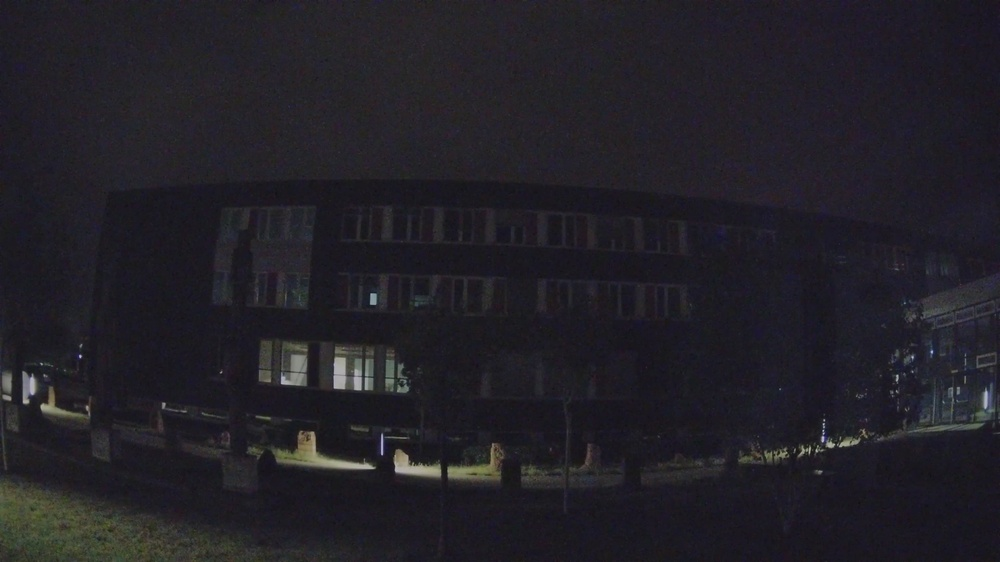
#> input picture preprocessing/original_images/image_dingcam02_2023-05-16_00-00-00.jpg, 1000 x 562 px, shrunk from 3840 x 2160 before the run; its folder holds 2 pictures in this run
$ python calibration.py   (older library calls are emulated)
#> lines starting #> are read from the running program, lines starting #| are printed output that depends on the picture
import os
import shutil
import cv2
import numpy as np

# source folder of original images
folder_path = 'original_images/'

# obtain image path of the original jpg from dingcam
image_paths = [os.path.join(folder_path, f) for f in os.listdir(folder_path) if f.endswith('.jpg')]

# clear previous calibration results
if os.path.exists("undistorted_images"):
    shutil.rmtree("undistorted_images")

# batch processing
for original_image_path in image_paths:
    basename = os.path.basename(original_image_path)
    img = cv2.imread(original_image_path)
#> img is the input picture: shape (562, 1000, 3); mean B, G, R 38.8, 32.3, 34.3

    # calibration parameters for dingcam02
    if "dingcam02" in basename:
        camera_matrix = np.array([[2.6187847790515211e+03, 0., 1.9247825281366602e+03],
                                  [0., 2.6190662010826636e+03, 1.1240250895276588e+03],
                                  [0., 0., 1.]])

        distortion_coefficients = np.array([-6.0551270198576423e-01, 4.0605814517988853e-01,
                                            -1.2875590324980141e-04, -3.0328317729940276e-04,
                                            -1.2530184280072734e-01])

    # calibration parameters for dingcam03
    if "dingcam03" in basename:
        camera_matrix = np.array([[2.7330367475619405e+03, 0., 1.8818942467729551e+03],
                                  [0., 2.7348774707016569e+03, 1.1274349017283473e+03],
                                  [0., 0., 1.]])

        distortion_coefficients = np.array([-6.2029341264444593e-01, 4.0042950999969296e-01,
                                            -9.8063629504388256e-04, -3.1248567772822359e-05,
                                            -1.1272460463581432e-01])

    original_filename, extension = os.path.splitext(os.path.basename(original_image_path))

    h, w = img.shape[:2]
#> h = 562; w = 1000
    image_size = (w, h)
#> image_size = (1000, 562)

    new_camera_matrix, roi = cv2.getOptimalNewCameraMatrix(camera_matrix, distortion_coefficients, image_size, 0, image_size)
#> roi = (0, 0, 999, 561)
    map1, map2 = cv2.initUndistortRectifyMap(camera_matrix, distortion_coefficients, None, new_camera_matrix, image_size, cv2.CV_32FC1)

    img = cv2.remap(img, map1, map2, cv2.INTER_LINEAR)
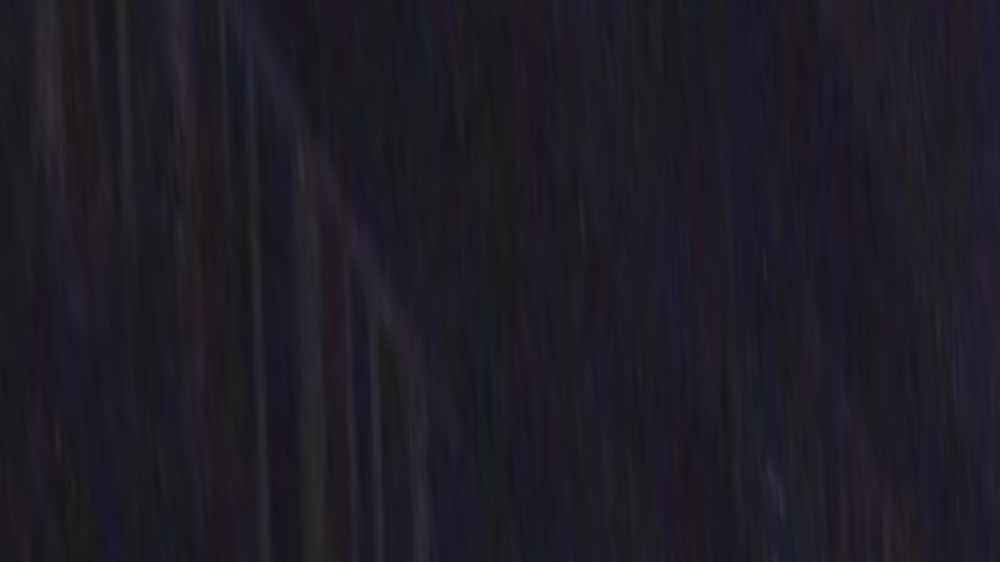
#> img: shape (562, 1000, 3); mean B, G, R 36.1, 27.5, 29.7

    if not os.path.exists("undistorted_images"):
        os.mkdir("undistorted_images")

    # save undistorted images
    undistorted_filename = original_filename + '_undistorted.png'
    cv2.imwrite(os.path.join('undistorted_images/', undistorted_filename), img)
#> pass 2 of the loop `for original_image_path in image_paths:`:
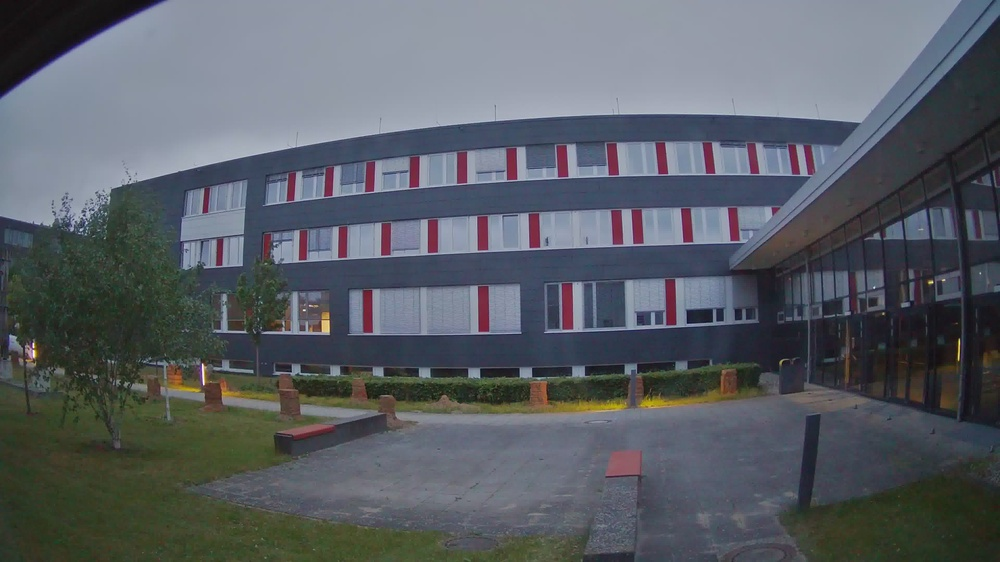
#> input picture preprocessing/original_images/image_dingcam03_2023-05-16_05-00-16.jpg, 1000 x 562 px, shrunk from 3840 x 2160 before the run
#> img is the input picture: shape (562, 1000, 3); mean B, G, R 101.2, 94.3, 89.5
#> `img = cv2.remap(img, map1, map2, cv2.INTER_LINEAR)`:
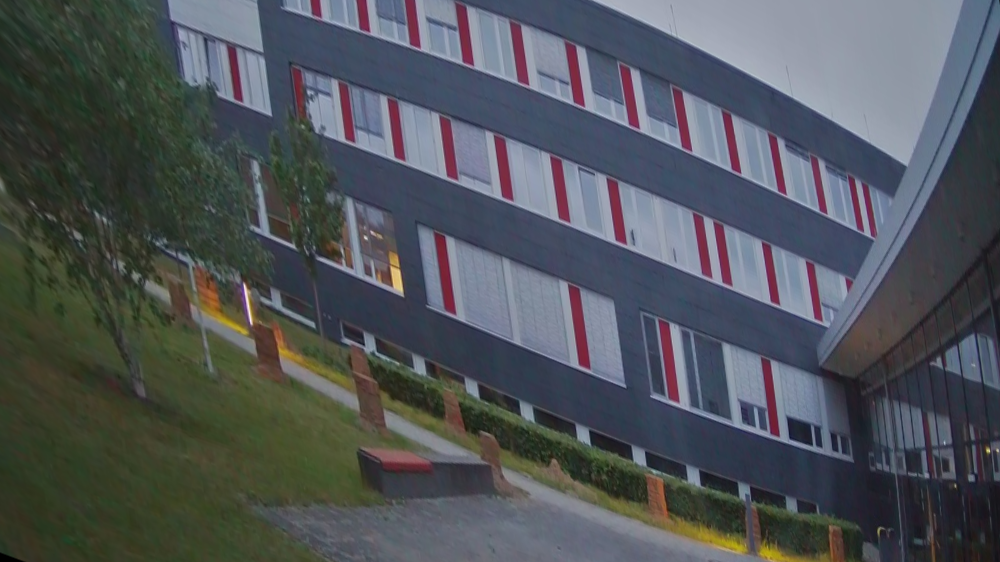
#> img: shape (562, 1000, 3); mean B, G, R 89.2, 84.6, 80.4
